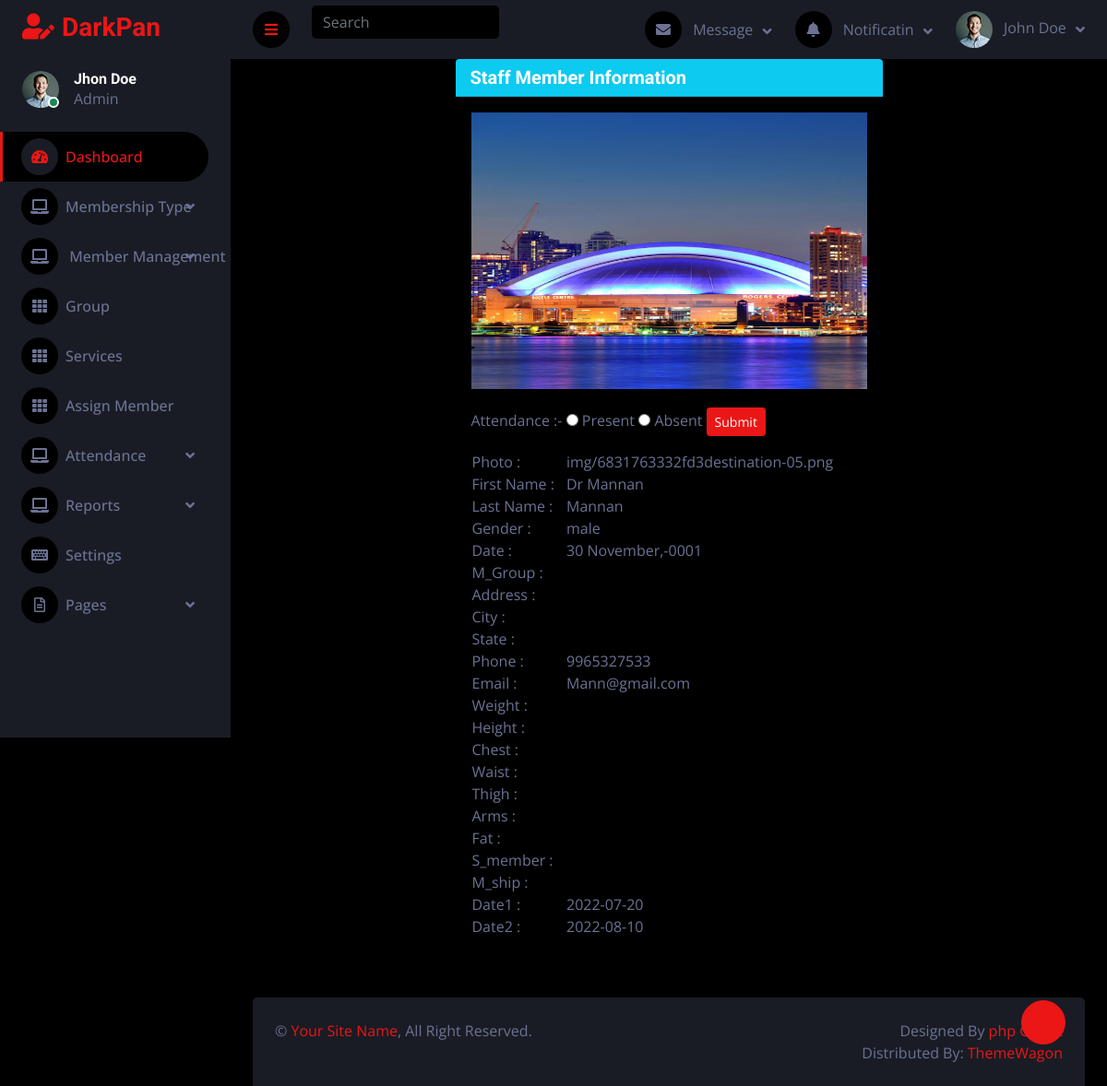
The app's page /m_attendance.php?id=1 (signed in) with its own data.
### tables this page shows
CREATE TABLE IF NOT EXISTS `member` (
  `id` int NOT NULL AUTO_INCREMENT,
  `photo` varchar(250) DEFAULT NULL,
  `f_name` varchar(250) DEFAULT NULL,
  `l_name` varchar(250) DEFAULT NULL,
  `gender` varchar(250) DEFAULT NULL,
  `date` date NOT NULL,
  `m_group` varchar(250) DEFAULT NULL,
  `address` varchar(250) DEFAULT NULL,
  `city` varchar(250) DEFAULT NULL,
  `state` varchar(250) DEFAULT NULL,
  `phone` varchar(250) DEFAULT NULL,
  `email` varchar(250) DEFAULT NULL,
  `weight` varchar(250) DEFAULT NULL,
  `height` varchar(250) DEFAULT NULL,
  `chest` varchar(250) DEFAULT NULL,
  `waist` varchar(250) DEFAULT NULL,
  `thigh` varchar(250) DEFAULT NULL,
  `arms` varchar(250) DEFAULT NULL,
  `fat` varchar(250) DEFAULT NULL,
  `s_member` varchar(250) DEFAULT NULL,
  `m_ship` varchar(250) DEFAULT NULL,
  `date1` date NOT NULL,
  `date2` date DEFAULT NULL,
  `attendance` int DEFAULT NULL,
  PRIMARY KEY (`id`)
);

### m_attendance.php (the view, shortened to what this page needs)
<?php include "common/header.php"; ?>
<?php
$id = $_GET['id'];
$query = "select * from `member` where id='$id'";
$fire = mysqli_query($conn, $query);
if (mysqli_num_rows($fire) > 0) {
    while ($row = mysqli_fetch_assoc($fire)) {
        $photo = $row['photo'];
        $f_name = $row['f_name'];
        $l_name = $row['l_name'];
        $gender = $row['gender'];
        $date = $row['date'];
        $m_group = $row['m_group'];
        $address = $row['address'];
        $city = $row['city'];
        $state = $row['state'];
        $phone = $row['phone'];
        $email = $row['email'];
        $weight = $row['weight'];
        $height = $row['height'];
        $chest = $row['chest'];
        $waist = $row['waist'];
        $thigh = $row['thigh'];
        $arms = $row['arms'];
        $fat = $row['fat'];
        $s_member = $row['s_member'];
        $m_ship = $row['m_ship'];
        $date1 = $row['date1'];
        $date2 = $row['date2'];
    }
}
?>
<div class="row">
    <div class="col-md-6 mx-auto mb-4">
        <div class="card-header bg-info">
            <h5 class="d-inline text-white">Staff Member Information</h5>
        </div>
        <div class="border p-3">
            <img src="<?php echo $photo; ?>" style="margin-bottom:20px;" width="100%" height="300px" alt="">
            <tr>
                <form method="POST">
                    <td class="text-center">
                        <div class="form-group">
                            <label class="mr-2 mb-0">Attendance :-</label>
                            <label for="" class="mb-0 mr-2">
                                <input type="radio" class="mr-1" name="attendance_status" value="1">
                                Present
                            </label>
                            <label for="" class="mb-0">
                                <input type="radio" class="mr-1" name="attendance_status" value="0">
                                Absent
                            </label>
                            <label for="" class="mb-0">
                                <input type="submit" class="ml-5 btn btn-sm btn-primary" name="submit">
                            </label>
                        </div>
                    </td>
                </form>
            </tr>
            <table width="100%" class="view-member">
                <tbody>
                    <tr>
                        <td class="label">Photo :</td>
                        <td><?php echo $photo; ?></td>
                    </tr>
                    <tr>
                        <td class="label">First Name :</td>
                        <td><?php echo $f_name . ' ' . $l_name; ?></td>
                    </tr>
                    <tr>
                        <td class="label">Last Name :</td>
                        <td><?php echo $l_name; ?></td>
                    </tr>
                    <tr>
                        <td class="label">Gender :</td>
                        <td><?php echo $gender; ?></td>
                    </tr>
                    <tr>
                        <td class="label">Date :</td>
                        <td><?php echo date('j F,Y', strtotime($date)); ?></td>
                    </tr>
                    <tr>
                    <tr>
                        <td class="label">M_Group :</td>
                        <td><?php echo $m_group; ?></td>
                    </tr>
                    <td class="label">Address :</td>
                    <td><?php echo $address; ?></td>
                    </tr>
                    <tr>
                        <td class="label">City :</td>
                        <td><?php echo $city; ?></td>
                    </tr>
                    <tr>
                        <td class="label">State :</td>
                        <td><?php echo $state; ?></td>
                    </tr>
                    <tr>
                        <td class="label">Phone :</td>
                        <td><?php echo $phone; ?></td>
                    </tr>
                    <tr>
                        <td class="label">Email :</td>
                        <td><?php echo $email; ?></td>
                    </tr>
                    <tr>
                        <td class="label">Weight :</td>
                        <td><?php echo $weight; ?></td>
                    </tr>
                    <tr>
                        <td class="label">Height :</td>
                        <td><?php echo $height; ?></td>
                    </tr>
                    <tr>
                        <td class="label">Chest :</td>
                        <td><?php echo $chest; ?></td>
                    </tr>
                    <tr>
                        <td class="label">Waist :</td>
                        <td><?php echo $waist; ?></td>
                    <tr>
                        <td class="label">Thigh :</td>
                        <td><?php echo $thigh; ?></td>
                    </tr>
                    <tr>
                        <td class="label">Arms :</td>
                        <td><?php echo $arms; ?></td>
                    </tr>
                    <tr>
                        <td class="label">Fat :</td>
                        <td><?php echo $fat; ?></td>
                    </tr>
                    <tr>
                        <td class="label">S_member :</td>
                        <td><?php echo $s_member; ?></td>
                    </tr>
                    <tr>
                        <td class="label">M_ship :</td>
                        <td><?php echo $m_ship; ?></td>
                    </tr>
                    <tr>
                        <td class="label">Date1 :</td>
                        <td><?php echo $date1; ?></td>
                    </tr>
                    <tr>
                        <td class="label">Date2 :</td>
                        <td><?php echo $date2; ?></td>
                    </tr>
                    </tr>
                </tbody>
            </table>
        </div>
    </div>
</div>
<?php include "common/footer.php"; ?>

### css/style.css (style rules this page uses)
.btn { transition: .5s; }

### records on screen
member: photo (picture), photo "img/6831763332fd3destination-05.png", f_name "Dr", l_name "Mannan", gender "male", date "30 November,-0001", phone "9965327533", email "Mann@gmail.com", date1 "2022-07-20", date2 "2022-08-10"
